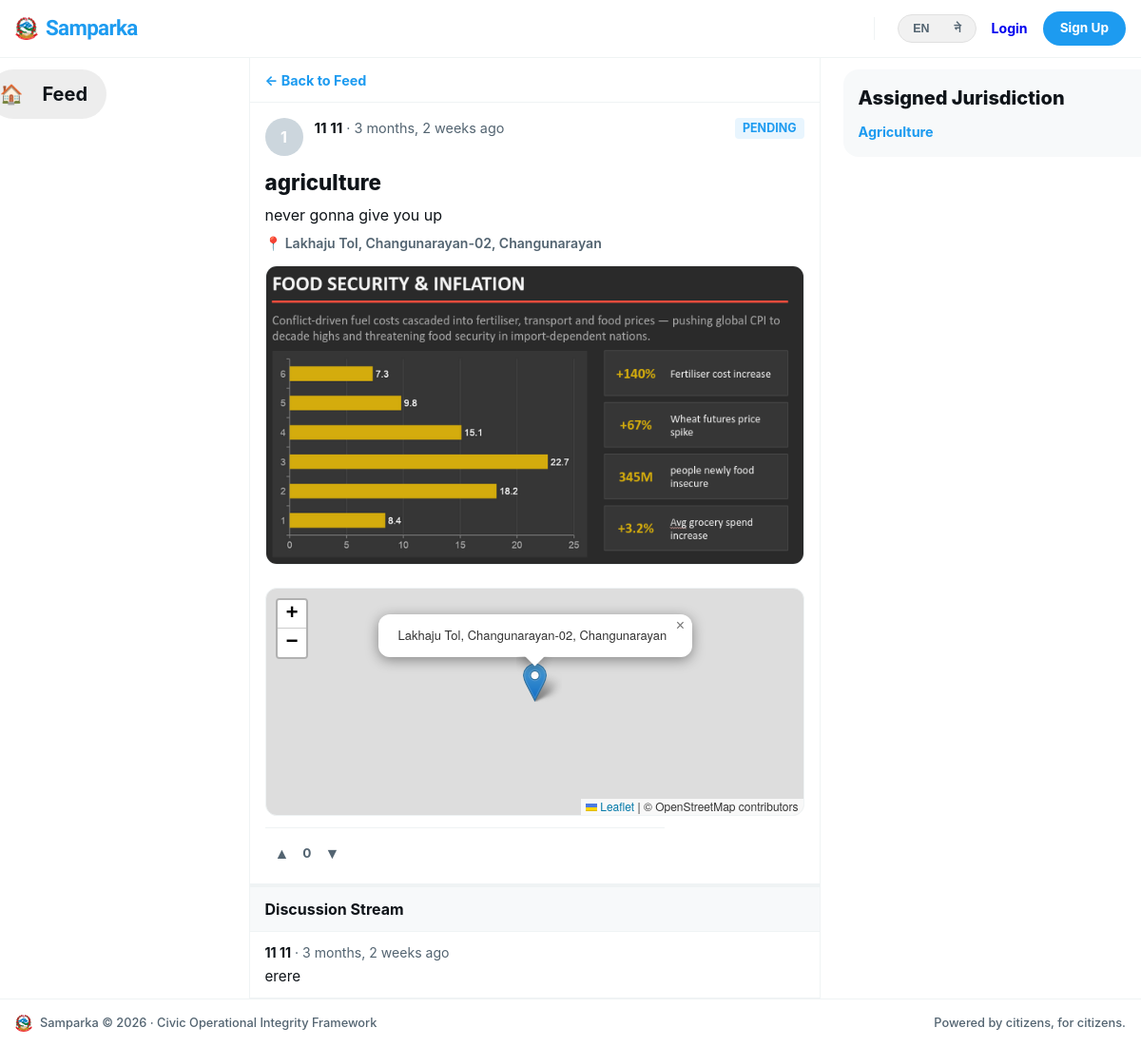
Page /complaints/9/ on the committed database.
### complaints/models.py (models this page shows, shortened)
class Complaint(models.Model):
    STATUS_PENDING = 'pending'
    STATUS_VERIFIED = 'verified'
    STATUS_IN_PROGRESS = 'in_progress'
    STATUS_SOLVED = 'solved'
    STATUS_REJECTED = 'rejected'
    STATUS_CHOICES = [
        (STATUS_PENDING, _('Pending')),
        (STATUS_VERIFIED, _('Verified')),
        (STATUS_IN_PROGRESS, _('In Progress')),
        (STATUS_SOLVED, _('Solved')),
        (STATUS_REJECTED, _('Rejected')),
    ]
    STATUS_COLORS = {
        STATUS_PENDING: '#F59E0B',
        STATUS_VERIFIED: '#3B82F6',
        STATUS_IN_PROGRESS: '#8B5CF6',
        STATUS_SOLVED: '#10B981',
        STATUS_REJECTED: '#EF4444',
    }
    PRIORITY_CHOICES = [
        ('low', _('Low')),
        ('medium', _('Medium')),
        ('high', _('High')),
        ('urgent', _('Urgent')),
    ]
    priority = models.CharField(max_length=10, choices=PRIORITY_CHOICES, default='medium')
    due_date = models.DateField(null=True, blank=True)
    author = models.ForeignKey(settings.AUTH_USER_MODEL, on_delete=models.CASCADE, related_name='complaints')
    department = models.ForeignKey(Department, on_delete=models.SET_NULL, null=True, related_name='complaints')
    title = models.CharField(max_length=200)
    description = models.TextField()
    status = models.CharField(max_length=20, choices=STATUS_CHOICES, default=STATUS_PENDING)
    location_name = models.CharField(max_length=200, blank=True, help_text='Human readable location name')
    latitude = models.DecimalField(max_digits=9, decimal_places=6, null=True, blank=True)
    longitude = models.DecimalField(max_digits=9, decimal_places=6, null=True, blank=True)
    upvotes = models.ManyToManyField(settings.AUTH_USER_MODEL, through='Vote', related_name='voted_complaints', blank=True)
    view_count = models.PositiveIntegerField(default=0)
    admin_note = models.TextField(blank=True, help_text='Internal note from admin (not shown to public)')
    is_anonymous = models.BooleanField(default=False)
    created_at = models.DateTimeField(auto_now_add=True)
    updated_at = models.DateTimeField(auto_now=True)
    class Meta:
        ordering = ['-created_at']
    @property
    def vote_score(self):
        up = self.votes.filter(value=1).count()
        down = self.votes.filter(value=-1).count()
        return up - down
    def get_user_vote(self, user):
        if not user.is_authenticated:
            return None
        try:
            return self.votes.get(user=user).value
        except Vote.DoesNotExist:
            return None

class ComplaintImage(models.Model):
    complaint = models.ForeignKey(Complaint, on_delete=models.CASCADE, related_name='images')
    image = models.ImageField(upload_to='complaints/images/')
    uploaded_at = models.DateTimeField(auto_now_add=True)

### accounts/models.py (models this page shows, shortened)
class User(AbstractUser):
    avatar = models.ImageField(upload_to='avatars/', null=True, blank=True)
    bio = models.TextField(max_length=300, blank=True)
    district = models.CharField(max_length=100, blank=True)
    ward = models.CharField(max_length=100, blank=True)
    phone = models.CharField(max_length=15, blank=True)
    is_verified = models.BooleanField(default=False)
    role = models.CharField(          # ← now inside the class
        max_length=20,
        choices=ROLE_CHOICES,
        default="user"
    )
    @property
    def display_name(self):
        if self.first_name:
            return f"{self.first_name} {self.last_name}".strip()
        return self.username

### comments/models.py (models this page shows, shortened)
class Comment(models.Model):
    complaint = models.ForeignKey(Complaint, on_delete=models.CASCADE, related_name='comments')
    author = models.ForeignKey(settings.AUTH_USER_MODEL, on_delete=models.CASCADE, related_name='comments')
    parent = models.ForeignKey('self', on_delete=models.CASCADE, null=True, blank=True, related_name='replies')
    body = models.TextField(max_length=1000)
    is_approved = models.BooleanField(default=True)
    is_flagged = models.BooleanField(default=False)
    created_at = models.DateTimeField(auto_now_add=True)
    updated_at = models.DateTimeField(auto_now=True)
    class Meta:
        ordering = ['created_at']

### departments/models.py (models this page shows, shortened)
class Department(models.Model):
    name = models.CharField(
        max_length=100,
        unique=True
    )
    name_ne = models.CharField(
        max_length=100,
        blank=True,
        help_text='Nepali name of the department (optional)'
    )
    slug = models.SlugField(
        unique=True
    )
    description = models.TextField(
        blank=True
    )
    icon = models.CharField(
        max_length=50,
        default='🏛️',
        help_text='Emoji icon for the department'
    )
    color = models.CharField(
        max_length=7,
        default='#3B82F6',
        help_text='Hex color for department badge'
    )
    is_active = models.BooleanField(
        default=True
    )
    created_at = models.DateTimeField(
        auto_now_add=True
    )
    class Meta:
        ordering = ['name']

### complaints/views.py (the view)
# urls.py: path('<int:pk>/', views.complaint_detail, name='detail'),
def complaint_detail(request, pk):
    complaint = get_object_or_404(
        Complaint.objects.select_related('author', 'department').prefetch_related('images', 'status_logs__changed_by'),
        pk=pk
    )
    complaint.view_count += 1
    complaint.save(update_fields=['view_count'])
    comments = complaint.comments.filter(is_approved=True, parent=None).select_related('author').prefetch_related('replies__author')
    comment_form = CommentForm()
    user_vote = complaint.get_user_vote(request.user)
    today= timezone.now().date(),
    return render(request, 'complaints/detail.html', {
        'complaint': complaint,
        'comments': comments,
        'comment_form': comment_form,
        'user_vote': user_vote,
    })

### accounts/context_processors.py (called while the page is built)
def notifications(request):
    if request.user.is_authenticated:
        return {
            'unread_count': request.user.notifications.filter(is_read=False).count()
        }
    return {'unread_count': 0}

### complaints/templates/complaints/detail.html (shortened to what this page needs)
{% extends "base.html" %}
{% load i18n %}
{% load static %}
{% block content %}
<div class="x-workspace-container" data-complaint="{{ complaint.id }}">
  <aside class="x-panel-left">
    <div class="x-sticky-scroll-box">
      <nav class="x-v-nav">
        <a href="{% url 'complaints:feed' %}" class="x-v-link active">
          <span class="x-v-icon">🏠</span>
          <span class="x-v-label">{% trans "Feed" %}</span>
        </a>
      </nav>
    </div>
  </aside>
  <main class="x-panel-center">
    <div class="x-center-filter-row" style="position: static;">
      <a href="{% url 'complaints:feed' %}" style="text-decoration: none; color: var(--accent-blue); font-weight: 700; font-size: 0.9rem;">← {% trans "Back to Feed" %}</a>
    </div>
    <article style="padding: 16px; border-bottom: 4px solid var(--border-color);">
      <div class="complaint-card-header" style="gap: 12px; display: flex; align-items: center;">
        <span class="complaint-author-avatar">{{ complaint.author.username|first|upper }}</span>
        <div class="complaint-meta" style="flex: 1;">
          <div class="complaint-meta-left">
            <span class="complaint-author-name">{{ complaint.author.display_name }}</span>
            <span class="complaint-timestamp">{{ complaint.created_at|timesince }} ago</span>
          </div>
        </div>
        <span class="status-badge" style="background: #e8f5fe; color: var(--accent-blue);">{{ complaint.get_status_display }}</span>
      </div>
      <h1 style="font-size: 1.4rem; font-weight: 800; margin: 12px 0 6px 0; color: var(--text-main);">{{ complaint.title }}</h1>
      <p style="font-size: 1rem; color: var(--text-main); white-space: pre-wrap; line-height: 1.5;">{{ complaint.description }}</p>
      <div class="complaint-location" style="margin-top: 12px; font-weight: 600;">📍 {{ complaint.location_name }}</div>
      {% if complaint.images.all %}
      <div class="x-detail-gallery" style="display: flex; flex-direction: column; gap: 12px; margin-top: 14px; margin-bottom: 24px;">
    {% for img in complaint.images.all %}
      <figure style="margin: 0;">
        <img src="{{ img.image.url }}" alt="{% trans 'Verification reference' %}"
             style="width: 100%; max-height: 420px; object-fit: cover; border-radius: 12px; border: 1px solid var(--border-color); display: block;" />
      </figure>
    {% endfor %}
</div>
      {% endif %}
      <div id="complaint-map"></div>
      <div class="complaint-footer" style="margin-top: 16px; max-width: 100%; border-top: 1px solid var(--border-color); padding-top: 12px;">
        <div class="x-pill-vote-box">
          <button class="x-pill-vote-arrow up {% if user_vote == 1 %}active-up{% endif %}" onclick="handleVote('{{ complaint.id }}', 'up')">▲</button>
          <span class="x-pill-vote-counter">{{ complaint.vote_score }}</span>
          <button class="x-pill-vote-arrow down {% if user_vote == -1 %}active-down{% endif %}" onclick="handleVote('{{ complaint.id }}', 'down')">▼</button>
        </div>
      </div>
    </article>
    <section id="comments">
     <div style="display: flex; justify-content: space-between; align-items: center; padding: 12px 16px; background-color: var(--bg-subtle); border-bottom: 1px solid var(--border-color);">
    <div style="font-weight: 700;">
        {% trans "Discussion Stream" %}
    </div>
</div>
      {% for comment in complaint.comments.all %}
        <div class="comment-block">
          <div style="font-size: 0.88rem; margin-bottom: 4px;">
            <strong>{{ comment.author.display_name }}</strong>
            <span style="color: var(--text-muted);">· {{ comment.created_at|timesince }} ago</span>
          </div>
          <p style="font-size: 0.95rem; color: var(--text-main);">{{ comment.body }}</p>
        </div>
      {% empty %}
        <div style="padding: 32px; text-align: center; color: var(--text-muted); font-size: 0.9rem;">
          {% trans "No responses recorded yet. Start the coordination dialogue stream." %}
        </div>
      {% endfor %}
    </section>
  </main>
  <aside class="x-panel-right">
    <div class="x-sticky-scroll-box">
      <section class="x-right-panel-widget">
        <h4 class="x-widget-panel-title">{% trans "Assigned Jurisdiction" %}</h4>
        <div style="font-size: 0.9rem; font-weight: 700; color: var(--accent-blue);">{{ complaint.department.name|default:"General Municipality Support" }}</div>
      </section>
    </div>
  </aside>
</div>
{% endblock %}

### complaints/templates/complaints/detail.html (style rules this page uses)
#complaint-map { width: 100%; height: 240px; border-radius: 12px; border: 1px solid var(--border-color); margin: 12px 0; z-index: 1; }
.comment-block { padding: 12px 16px; border-bottom: 1px solid var(--border-color); }

### rows in the picture
Complaint: author.username|first "1", author.display_name "11 11", created_at "3 months, 2 weeks", status "PENDING", title "agriculture", description "never gonna give you up", location_name "Lakhaju Tol, Changunarayan-02, Changunarayan", vote_score "0", department.name "Agriculture"
ComplaintImage: image (picture)
Comment: author.display_name "11 11", created_at "3 months, 2 weeks", body "erere"
